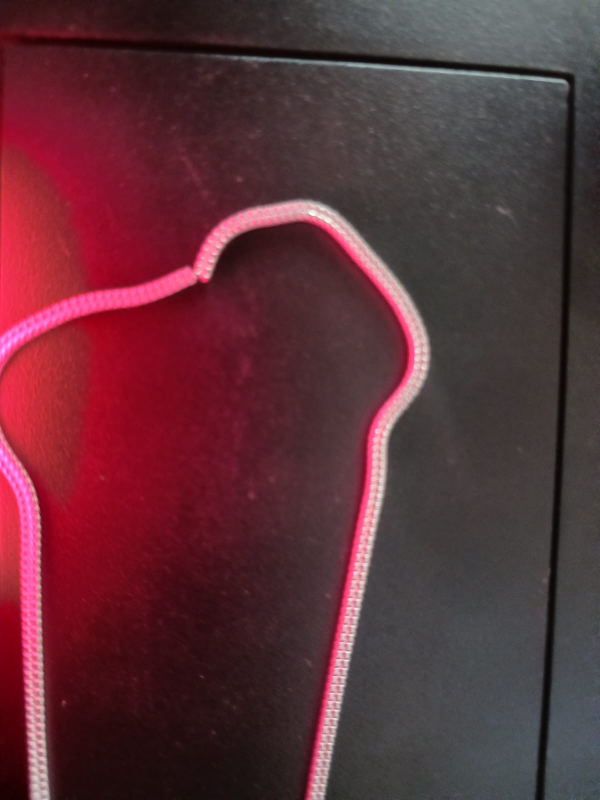
#> input picture defect_pic1.jpeg, 1200 x 1600 px (shown at 1/2 size)
$ python -i segmentation.py   (imports and definitions only)
#> lines starting #> are read from the running program, lines starting #| are printed output that depends on the picture; after the words box and inside, x2 and y2 are one past the last pixel; in counts of white or black regions, pixels touching at a corner belong together
import cv2
import numpy as np
from PIL import Image

def segment_jewelry(image):
    """
    Segments jewelry from the background using multiple techniques.
    Returns the masked image with background removed (set to black) and the mask.

    Args:
        image: PIL Image in RGB format

    Returns:
        masked_image: PIL Image with background removed
        mask: Binary mask (numpy array) where 1=jewelry, 0=background
    """
    # Convert to numpy array
    img_array = np.array(image)

    # Convert to grayscale for processing
    gray = cv2.cvtColor(img_array, cv2.COLOR_RGB2GRAY)
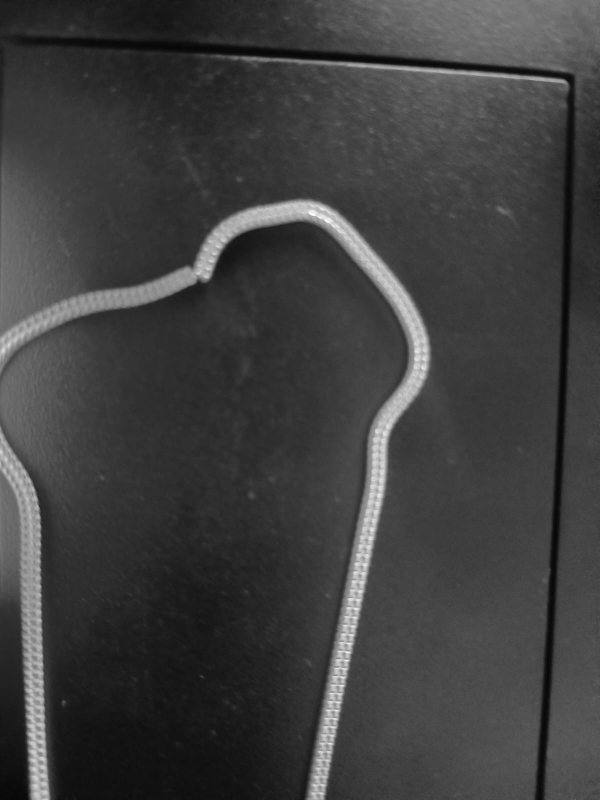
#> gray: shape (1600, 1200) (shown at 1/2 size); min 5, max 254, mean 62.9

    # Method 1: Adaptive thresholding (works well for metallic jewelry)
    blur = cv2.GaussianBlur(gray, (5, 5), 0)
    _, thresh1 = cv2.threshold(blur, 0, 255, cv2.THRESH_BINARY + cv2.THRESH_OTSU)
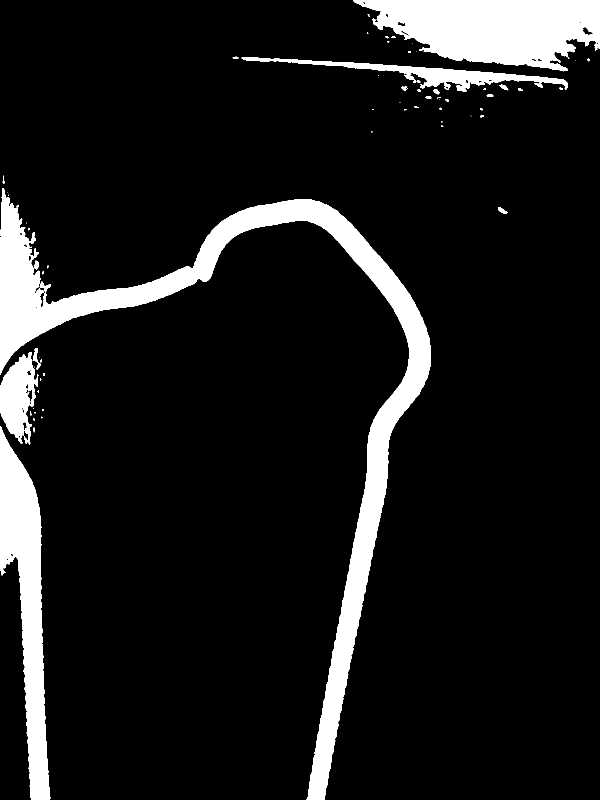
#> thresh1: shape (1600, 1200) (shown at 1/2 size); 10.4% white; 66 white regions (38 under 20 px), largest, box (x1, y1, x2, y2) and area: (0, 376, 862, 1600) 98278, (707, 0, 1200, 143) 47656, (0, 852, 101, 1600) 34848

    # Method 2: Edge-based segmentation
    edges = cv2.Canny(blur, 50, 150)
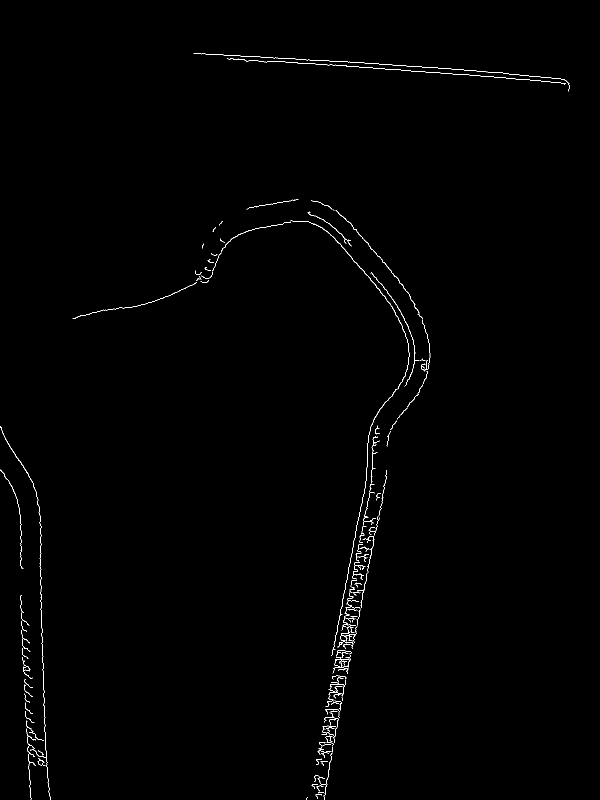
#> edges: shape (1600, 1200) (shown at 1/2 size); 0.53% white in thin lines or dots, all inside (x1, y1, x2, y2) = (0, 106, 1139, 1600)

    # Dilate edges to create connected regions
    kernel = np.ones((5, 5), np.uint8)
    dilated = cv2.dilate(edges, kernel, iterations=2)
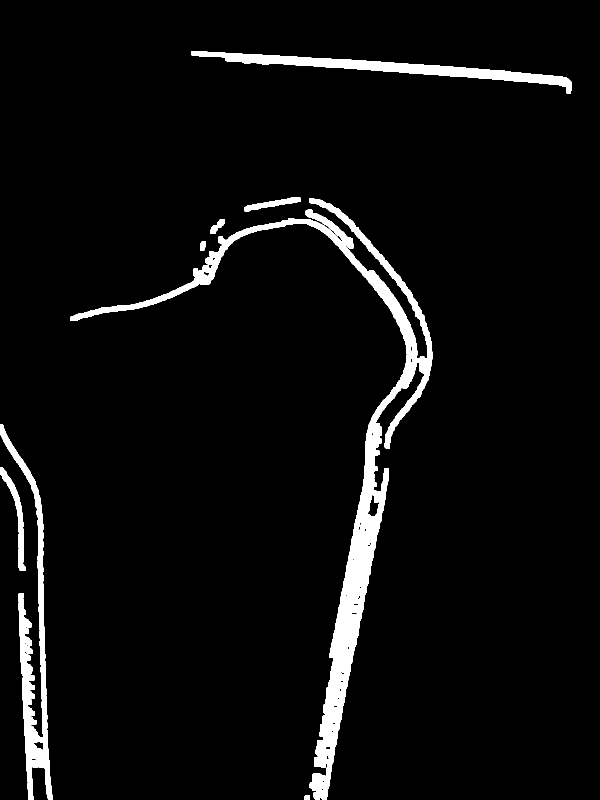
#> dilated: shape (1600, 1200) (shown at 1/2 size); 4.6% white; 8 white regions

    # Find contours
    contours, _ = cv2.findContours(dilated, cv2.RETR_EXTERNAL, cv2.CHAIN_APPROX_SIMPLE)
#> contours = 8 contours; box (x1, y1, x2, y2) and area: (141, 397, 865, 1600) 53576, (0, 848, 105, 1600) 15254, (383, 102, 1143, 187) 12557, (0, 935, 51, 1142) 2146, (489, 395, 601, 423) 1074, (421, 438, 449, 468) 358, (400, 483, 412, 501) 162, (609, 1591, 620, 1600) 80

    # Create mask
    mask = np.zeros(gray.shape, dtype=np.uint8)

    if contours:
        # Sort contours by area (largest first)
        contours = sorted(contours, key=cv2.contourArea, reverse=True)

        # Keep all significant contours (area > 0.5% of total area)
        total_area = gray.shape[0] * gray.shape[1]
#> total_area = 1920000
        min_area_thresh = 0.005 * total_area
#> min_area_thresh = 9600

        significant_contours = [cnt for cnt in contours if cv2.contourArea(cnt) > min_area_thresh]
#> significant_contours = 3 contours; box (x1, y1, x2, y2) and area: (141, 397, 865, 1600) 53576, (0, 848, 105, 1600) 15254, (383, 102, 1143, 187) 12557

        if significant_contours:
            cv2.drawContours(mask, significant_contours, -1, 255, -1)
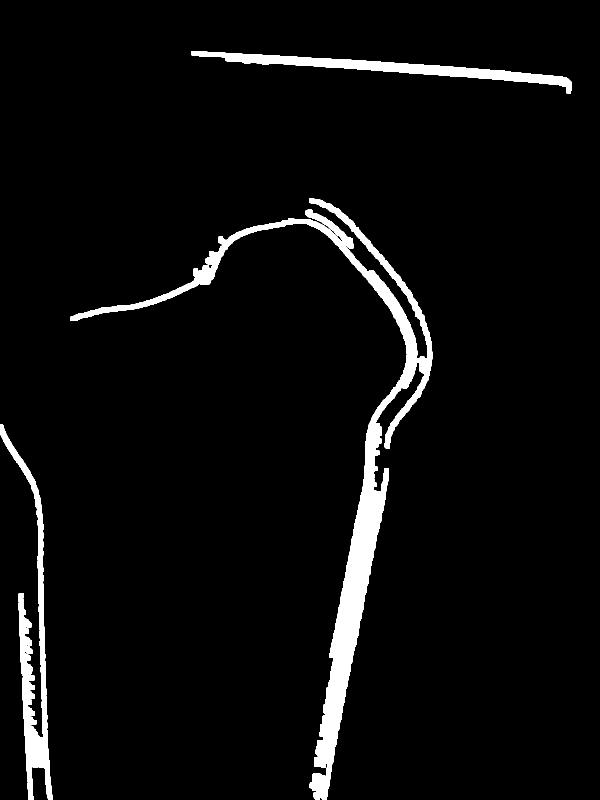
#> mask: shape (1600, 1200) (shown at 1/2 size); 4.5% white; 3 white regions, box (x1, y1, x2, y2) and area: (141, 397, 865, 1600) 56224, (0, 848, 105, 1600) 16485, (383, 102, 1143, 187) 13341
        else:
            # Fallback: if no significant contours, just take the largest one
            cv2.drawContours(mask, [contours[0]], -1, 255, -1)
    else:
        # Fallback: use threshold-based mask
        mask = thresh1

    # Morphological operations to clean up the mask
    mask = cv2.morphologyEx(mask, cv2.MORPH_CLOSE, kernel, iterations=3)
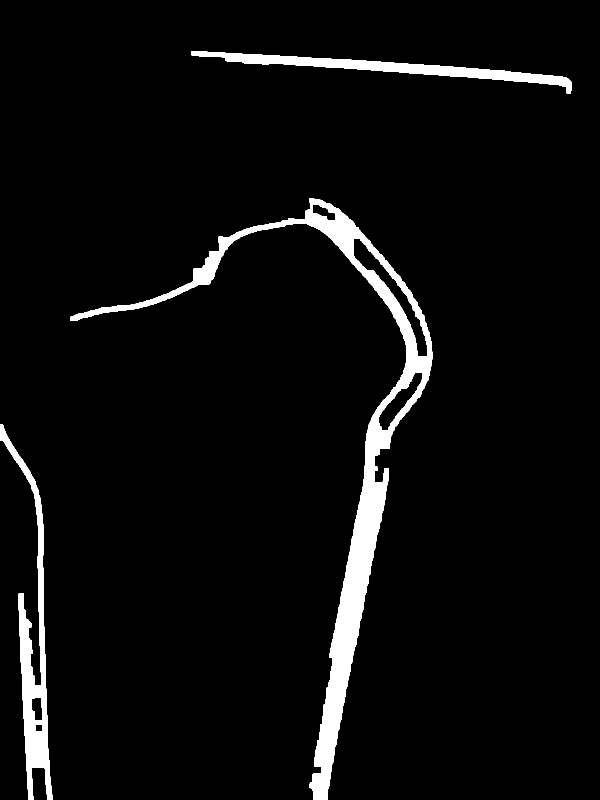
#> mask: shape (1600, 1200) (shown at 1/2 size); 4.7% white; 3 white regions, box (x1, y1, x2, y2) and area: (141, 397, 865, 1600) 58980, (0, 848, 105, 1600) 17740, (383, 102, 1143, 187) 13359
    mask = cv2.morphologyEx(mask, cv2.MORPH_OPEN, kernel, iterations=2)
#> mask: shape (1600, 1200); 4.7% white; 3 white regions, box (x1, y1, x2, y2) and area: (141, 397, 865, 1600) 58944, (0, 848, 105, 1600) 17740, (383, 102, 1143, 187) 13359

    # Apply Gaussian blur to smooth mask edges
    mask = cv2.GaussianBlur(mask, (7, 7), 0)
    _, mask = cv2.threshold(mask, 127, 255, cv2.THRESH_BINARY)
#> mask: shape (1600, 1200); 4.7% white; 3 white regions, box (x1, y1, x2, y2) and area: (141, 397, 865, 1600) 58957, (0, 848, 105, 1600) 17746, (383, 102, 1143, 187) 13355

    # Apply mask to original image
    masked_array = img_array.copy()
    for c in range(3):  # Apply to all RGB channels
        masked_array[:, :, c] = cv2.bitwise_and(img_array[:, :, c], mask)
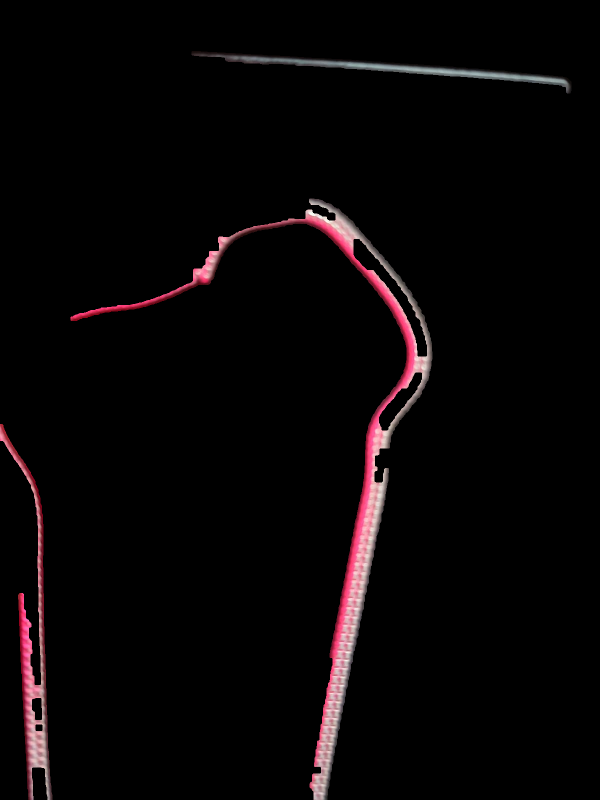
#> masked_array: shape (1600, 1200, 3) (shown at 1/2 size); mean R, G, B 8.2, 5, 5.7

    # Convert back to PIL Image
    masked_image = Image.fromarray(masked_array)

    # Normalize mask to 0-1 for easier use
    mask_normalized = (mask / 255.0).astype(np.float32)

    return masked_image, mask_normalized

def apply_mask_to_anomaly_map(anomaly_map, mask):
    """
    Applies a mask to the anomaly map, setting background regions to zero.
    """
    # Resize mask to match anomaly map if needed
    if anomaly_map.shape != mask.shape:
        mask_resized = cv2.resize(mask, (anomaly_map.shape[1], anomaly_map.shape[0]), interpolation=cv2.INTER_NEAREST)
    else:
        mask_resized = mask

    # Apply mask (element-wise multiplication)
    masked_anomaly_map = anomaly_map * mask_resized

    return masked_anomaly_map

>>> import cv2
>>> picture = cv2.cvtColor(cv2.imread('../defect_pic1.jpeg'), cv2.COLOR_BGR2RGB)
>>> result = segment_jewelry(picture)
